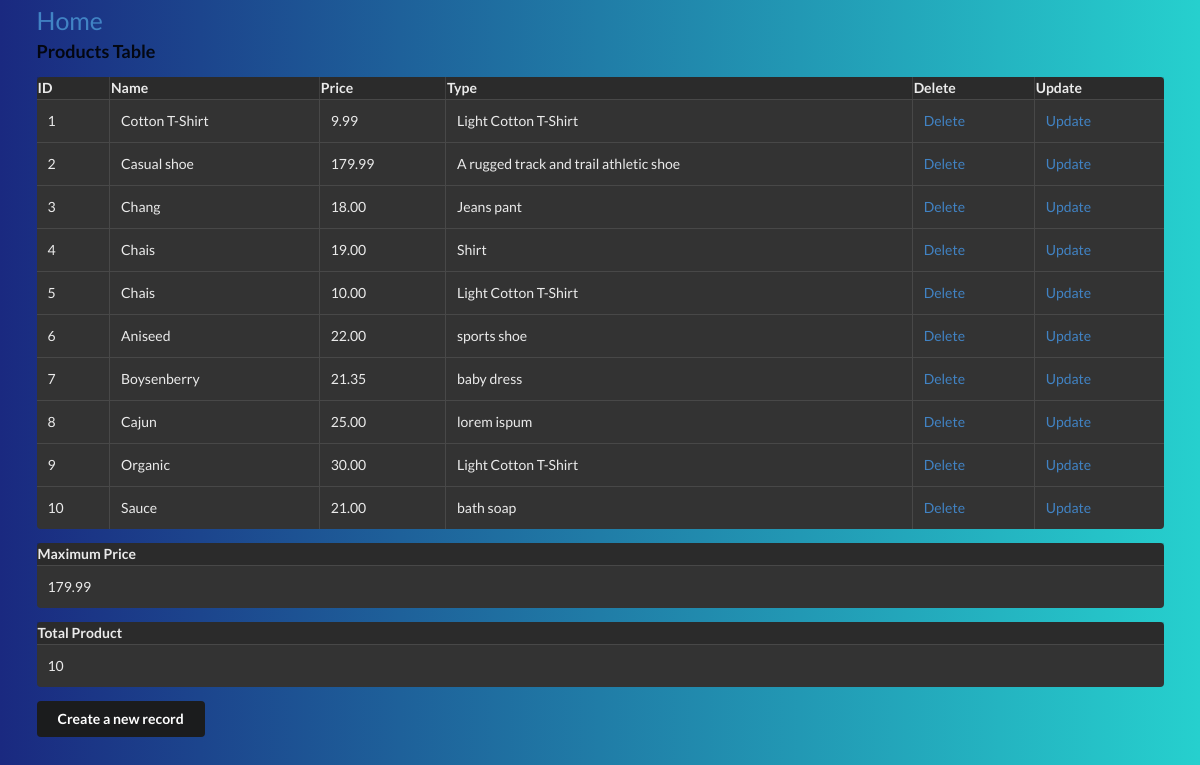
Screenshot of /ecommerce/products_read.php with the database file from the repository.
### tables this page shows
CREATE TABLE `products` (
  `product_ID` int(11) NOT NULL,
  `product_Name` varchar(30) NOT NULL,
  `product_Price` decimal(10,2) DEFAULT NULL,
  `product_Desc` varchar(250) DEFAULT NULL,
  `category_ID` int(11) DEFAULT NULL,
  `supplier_ID` int(11) DEFAULT NULL
);

### ecommerce/products_read.php (the view, shortened to what this page needs)
<!DOCTYPE html>
<html lang="en">
<head>
	<link rel="stylesheet" href="style.css">
	<link rel="stylesheet" href="https://cdnjs.cloudflare.com/ajax/libs/semantic-ui/2.4.1/semantic.min.css">
</head>
<body>
<?php
	echo "<div class='home ui container'><a href=main.php>Home</a></div>\n\n";
	echo "<div class='ui container'><h3>Products Table</h3>";
	$connect = mysqli_connect( HOST, USER, PASS, DB )
		or die("Can not connect");
	$results = mysqli_query( $connect, "SELECT * FROM products" )
		or die("Can not execute query");
	echo "<table class='ui selectable inverted celled table'> \n";
	echo "<th>ID</th> <th> Name</th> <th>Price</th><th>Type</th> <th>Delete</th><th>Update</th>\n";
	while( $rows = mysqli_fetch_array( $results ) ) {
		extract( $rows );
		echo "<tr>";
        echo "<td> $product_ID</td>";
		echo "<td> $product_Name </td>";
		echo "<td> $product_Price </td>";
		echo "<td> $product_Desc </td>";
		echo "<td><a href = 'products_delete.php?id=$product_ID'> Delete </a> </td>";
		echo "<td> <a href = 'proUpdate_input.php?id=$product_ID&name=$product_Name&price=$product_Price&type=$product_Desc'>Update</a></td><tr>\n";
	}
	$adv1 = mysqli_query( $connect, "SELECT Max(product_Price) as MaximumPrice FROM products" )
		or die("Can not execute query");
	echo "<table class='ui selectable inverted celled table'> \n";
	echo "<th>Maximum Price</th>\n";
	while( $rows = mysqli_fetch_array( $adv1 ) ) {
		extract( $rows );
		echo "<tr>";
		echo "<td> $MaximumPrice </td>";
	}
	echo "</table>\n\n";
	$adv3 = mysqli_query( $connect, "SELECT Count(product_ID) as TotalProduct FROM products" )
		or die("Can not execute query");
	echo "<table class='ui selectable inverted celled table'> \n";
	echo "<th>Total Product</th>\n";
	while( $rows = mysqli_fetch_array( $adv3 ) ) {
		extract( $rows );
		echo "<tr>";
		echo "<td> $TotalProduct </td>";
	}
	echo "</table>\n\n";
	echo "<button class='ui secondary button'><a href=products_input.php>Create a new record</a></button></div>";
?>
</body>
</html>

### ecommerce/style.css (style rules this page uses)
body { font-family: 'Lato', 'Helvetica Neue', Arial, Helvetica, sans-serif; height: 100%; margin: 0; padding: 0; background-color: #DADADA; overflow-x: hidden; min-width: 320px; font-size: 14px; line-height: 1.4em; }
.button > a { color: white; }
.home { text-decoration: none; font-size: 25px; margin: 10px; }

### ecommerce/products_read.php (style rules this page uses)
body { background: linear-gradient(to right, #1a2980, #26d0ce); }

### rows the page displays
products: product_ID "1", product_Name "Cotton T-Shirt", product_Price "9.99", product_Desc "Light Cotton T-Shirt"
products: product_ID "2", product_Name "Casual shoe", product_Price "179.99", product_Desc "A rugged track and trail athletic shoe"
products: product_ID "3", product_Name "Chang", product_Price "18.00", product_Desc "Jeans pant"
products: product_ID "4", product_Name "Chais", product_Price "19.00", product_Desc "Shirt"
products: product_ID "5", product_Name "Chais", product_Price "10.00", product_Desc "Light Cotton T-Shirt"
products: product_ID "6", product_Name "Aniseed", product_Price "22.00", product_Desc "sports shoe"
products: product_ID "7", product_Name "Boysenberry", product_Price "21.35", product_Desc "baby dress"
products: product_ID "8", product_Name "Cajun", product_Price "25.00", product_Desc "lorem ispum"
products: product_ID "9", product_Name "Organic", product_Price "30.00", product_Desc "Light Cotton T-Shirt"
products: product_ID "10", product_Name "Sauce", product_Price "21.00", product_Desc "bath soap"

### other values shown
$MaximumPrice "179.99"
$TotalProduct "10"
